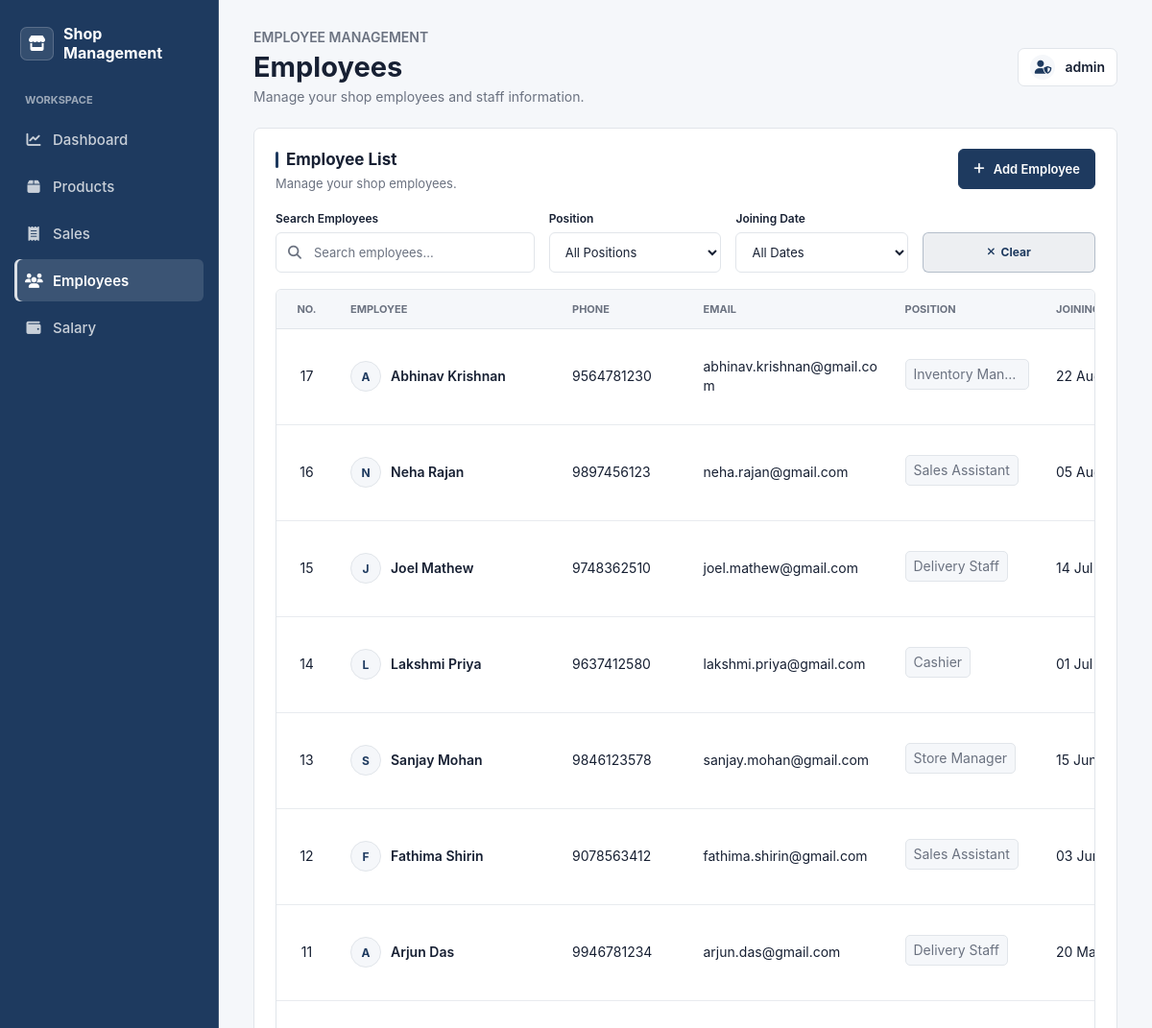
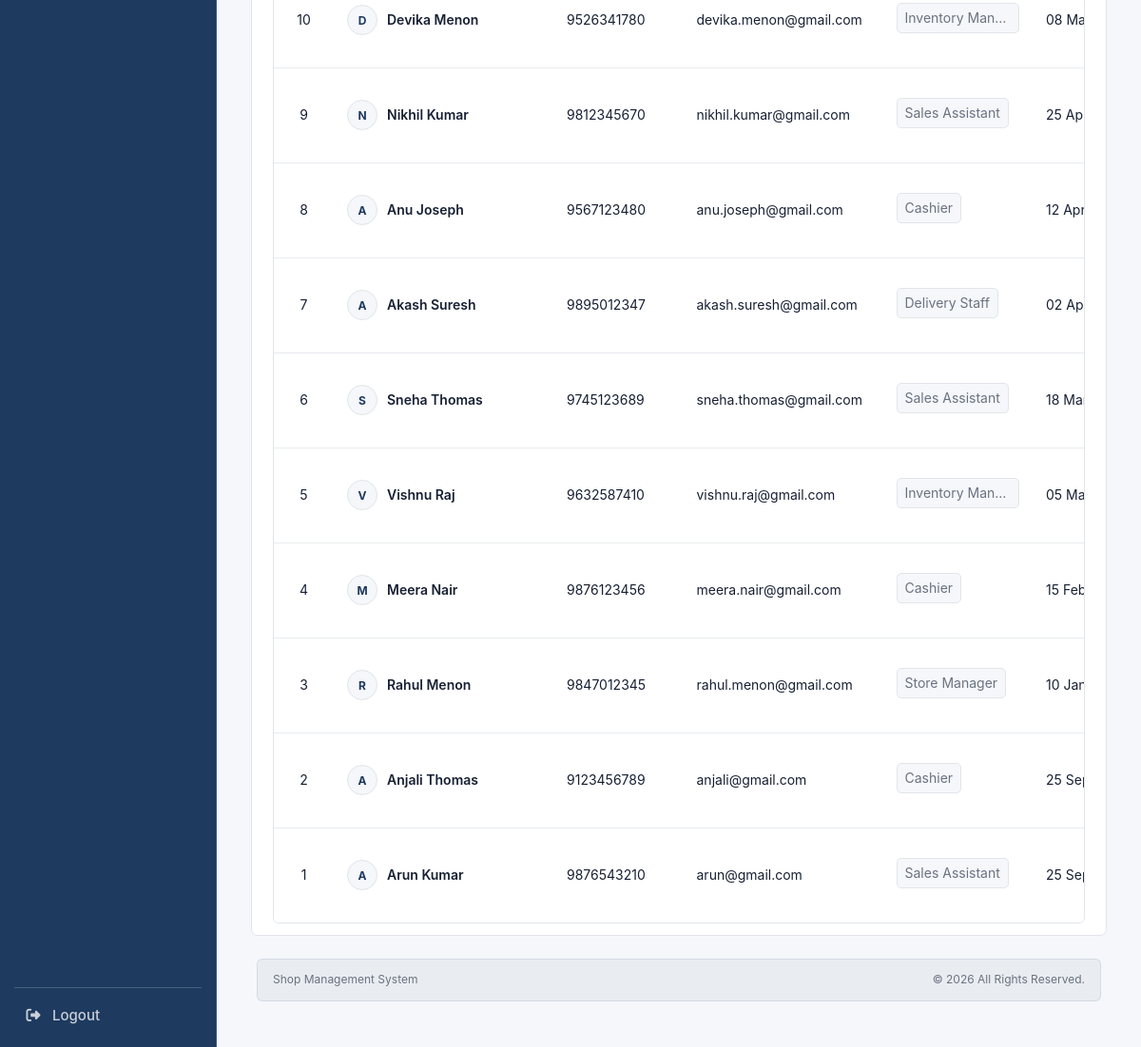
The page /employees/view.php (signed in) on the database its author committed (2 pictures, top to bottom).
### tables this page shows
CREATE TABLE `employees` (
  `id` int(11) NOT NULL,
  `name` varchar(100) NOT NULL,
  `phone` varchar(20) DEFAULT NULL,
  `email` varchar(100) DEFAULT NULL,
  `position` varchar(100) DEFAULT NULL,
  `joining_date` date DEFAULT NULL
);

### employees/view.php (the view, shortened to what this page needs)
<?php
include __DIR__ . "/../db.php";
$admin_username = htmlspecialchars($_SESSION["username"], ENT_QUOTES, "UTF-8");
$search = trim($_GET["search"] ?? "");
$position_filter = trim($_GET["position"] ?? "");
$date_filter = trim($_GET["date_filter"] ?? "");
if (
	$date_filter !== "today"
	&& $date_filter !== "this_week"
	&& $date_filter !== "this_month"
	&& $date_filter !== "this_year"
) {
	$date_filter = "";
}
$date_filter_active = $date_filter !== "" ? 1 : 0;
$date_start = date("Y-m-d");
$date_end = date("Y-m-d", strtotime("+1 day"));
$search_value = "%" . $search . "%";
$stmt = mysqli_prepare(
	$conn,
	"SELECT * FROM employees
	WHERE (name LIKE ? OR phone LIKE ? OR email LIKE ?)
		AND (? = '' OR position = ?)
		AND (? = 0 OR (joining_date >= ? AND joining_date < ?))
	ORDER BY id DESC"
);
mysqli_stmt_bind_param(
	$stmt,
	"sssssiss",
	$search_value,
	$search_value,
	$search_value,
	$position_filter,
	$position_filter,
	$date_filter_active,
	$date_start,
	$date_end
);
mysqli_stmt_execute($stmt);
$result = mysqli_stmt_get_result($stmt);
?>
<!DOCTYPE html>
<html lang="en">
<head>
	<link rel="stylesheet" href="../css/style.css">
</head>
<body class="shop-dashboard products-page employees-page">
	<div class="dashboard-shell">
		<aside class="dashboard-sidebar" aria-label="Main navigation">
			<a class="dashboard-brand" href="../dashboard.php">
				<span class="dashboard-brand-icon" aria-hidden="true"><i class="fa-solid fa-store"></i></span>
				<span>Shop Management</span>
			</a>
			<nav class="dashboard-nav" aria-label="Primary">
				<a class="dashboard-nav-link" href="../dashboard.php">
					<i class="fa-solid fa-chart-line" aria-hidden="true"></i><span>Dashboard</span>
				</a>
				<a class="dashboard-nav-link" href="../products/view.php">
					<i class="fa-solid fa-box" aria-hidden="true"></i><span>Products</span>
				</a>
				<a class="dashboard-nav-link" href="../sales/view.php">
					<i class="fa-solid fa-receipt" aria-hidden="true"></i><span>Sales</span>
				</a>
				<a class="dashboard-nav-link is-current" href="view.php" aria-current="page">
					<i class="fa-solid fa-users" aria-hidden="true"></i><span>Employees</span>
				</a>
				<a class="dashboard-nav-link" href="../salary/view.php">
					<i class="fa-solid fa-wallet" aria-hidden="true"></i><span>Salary</span>
				</a>
			</nav>
			<a class="dashboard-logout" href="../logout.php">
				<i class="fa-solid fa-right-from-bracket" aria-hidden="true"></i><span>Logout</span>
			</a>
		</aside>
		<main class="dashboard-main">
			<header class="dashboard-header employees-page-header">
				<div class="dashboard-heading">
					<p class="product-page-label">EMPLOYEE MANAGEMENT</p>
					<h1>Employees</h1>
					<p>Manage your shop employees and staff information.</p>
				</div>
				<div class="dashboard-profile" aria-label="Admin profile">
					<span class="dashboard-profile-icon" aria-hidden="true"><i class="fa-solid fa-user-shield"></i></span>
					<span><?php echo $admin_username; ?></span>
				</div>
			</header>
			<section class="dashboard-panel employee-panel" aria-labelledby="employee-list-title">
				<div class="dashboard-panel-heading employee-list-heading">
					<div>
						<h2 id="employee-list-title">Employee List</h2>
						<p>Manage your shop employees.</p>
					</div>
					<a class="products-add-button" href="add.php">
						<i class="fa-solid fa-plus" aria-hidden="true"></i><span>Add Employee</span>
					</a>
				</div>
				<form class="products-toolbar" method="get" action="view.php">
					<div class="products-field products-search-field">
						<label for="employee-search">Search Employees</label>
						<div class="products-search-control">
							<i class="fa-solid fa-magnifying-glass" aria-hidden="true"></i>
							<input
								id="employee-search"
								name="search"
								type="search"
								placeholder="Search employees..."
								value="<?php echo htmlspecialchars($search, ENT_QUOTES, "UTF-8"); ?>"
							>
						</div>
					</div>
					<div class="products-field products-category-field">
						<label for="employee-position">Position</label>
						<select id="employee-position" name="position" onchange="this.form.submit()">
							<option value="" <?php if ($position_filter === "") echo "selected"; ?>>All Positions</option>
						</select>
					</div>
					<div class="products-field products-category-field">
						<label for="employee-date-filter">Joining Date</label>
						<select id="employee-date-filter" name="date_filter" onchange="this.form.submit()">
							<option value="" <?php if ($date_filter === "") echo "selected"; ?>>All Dates</option>
						</select>
					</div>
					<div class="products-field products-category-field">
						<a class="products-clear-link" href="view.php">
							<i class="fa-solid fa-xmark" aria-hidden="true"></i><span>Clear</span>
						</a>
					</div>
				</form>
				<?php if (mysqli_num_rows($result) > 0): ?>
					<div class="employee-table-wrap">
						<table class="employee-table">
							<thead>
								<tr>
									<th scope="col">No.</th>
									<th scope="col">Employee</th>
									<th scope="col">Phone</th>
									<th scope="col">Email</th>
									<th scope="col">Position</th>
									<th scope="col">Joining Date</th>
								</tr>
							</thead>
							<tbody>
								<?php $number = mysqli_num_rows($result); ?>
								<?php while ($employee = mysqli_fetch_assoc($result)): ?>
									<?php $employee_initial = strtoupper(substr((string) $employee["name"], 0, 1)); ?>
									<tr>
										<td><?php echo $number--; ?></td>
										<td>
											<div class="employee-name-cell">
												<span class="employee-avatar" aria-hidden="true">
													<?php echo htmlspecialchars($employee_initial, ENT_QUOTES, "UTF-8"); ?>
												</span>
												<span class="employee-name">
													<?php echo htmlspecialchars((string) $employee["name"], ENT_QUOTES, "UTF-8"); ?>
												</span>
											</div>
										</td>
										<td>
											<?php echo trim((string) $employee["phone"]) !== ""
												? htmlspecialchars((string) $employee["phone"], ENT_QUOTES, "UTF-8")
												: "-"; ?>
										</td>
										<td>
											<?php echo trim((string) $employee["email"]) !== ""
												? htmlspecialchars((string) $employee["email"], ENT_QUOTES, "UTF-8")
												: "-"; ?>
										</td>
										<td>
											<span class="employee-position">
												<?php echo trim((string) $employee["position"]) !== ""
													? htmlspecialchars((string) $employee["position"], ENT_QUOTES, "UTF-8")
													: "-"; ?>
											</span>
										</td>
										<td>
											<?php echo !empty($employee["joining_date"])
												? date("d M Y", strtotime($employee["joining_date"]))
												: "-"; ?>
										</td>
									</tr>
								<?php endwhile; ?>
							</tbody>
						</table>
					</div>
				<?php endif; ?>
			</section>
			<footer class="dashboard-footer">
				<span>Shop Management System</span>
				<span>&copy; 2026 All Rights Reserved.</span>
			</footer>
		</main>
	</div>
</body>
</html>

### rows shown on the page
employees: name "A", name "Abhinav Krishnan", phone "9564781230", email "abhinav.krishnan@gmail.com", position "Inventory Man…", joining_date "22…"
employees: name "N", name "Neha Rajan", phone "9897456123", email "neha.rajan@gmail.com", position "Sales Assistant", joining_date "05…"
employees: name "J", name "Joel Mathew", phone "9748362510", email "joel.mathew@gmail.com", position "Delivery Staff", joining_date "14 Jul…"
employees: name "L", name "Lakshmi Priya", phone "9637412580", email "lakshmi.priya@gmail.com", position "Cashier", joining_date "01 Jul…"
employees: name "S", name "Sanjay Mohan", phone "9846123578", email "sanjay.mohan@gmail.com", position "Store Manager", joining_date "15 Jun…"
employees: name "F", name "Fathima Shirin", phone "9078563412", email "fathima.shirin@gmail.com", position "Sales Assistant", joining_date "03…"
employees: name "A", name "Arjun Das", phone "9946781234", email "arjun.das@gmail.com", position "Delivery Staff", joining_date "20…"
employees: name "D", name "Devika Menon", phone "9526341780", email "devika.menon@gmail.com", position "Inventory Man…", joining_date "08…"
employees: name "N", name "Nikhil Kumar", phone "9812345670", email "nikhil.kumar@gmail.com", position "Sales Assistant", joining_date "25…"
employees: name "A", name "Anu Joseph", phone "9567123480", email "anu.joseph@gmail.com", position "Cashier", joining_date "12 Apr…"
employees: name "A", name "Akash Suresh", phone "9895012347", email "akash.suresh@gmail.com", position "Delivery Staff", joining_date "02…"
employees: name "S", name "Sneha Thomas", phone "9745123689", email "sneha.thomas@gmail.com", position "Sales Assistant", joining_date "18…"
employees: name "V", name "Vishnu Raj", phone "9632587410", email "vishnu.raj@gmail.com", position "Inventory Man…", joining_date "05…"
employees: name "M", name "Meera Nair", phone "9876123456", email "meera.nair@gmail.com", position "Cashier", joining_date "15 Feb…"
employees: name "R", name "Rahul Menon", phone "9847012345", email "rahul.menon@gmail.com", position "Store Manager", joining_date "10…"
employees: name "A", name "Anjali Thomas", phone "9123456789", email "anjali@gmail.com", position "Cashier", joining_date "25…"
employees: name "A", name "Arun Kumar", phone "9876543210", email "arun@gmail.com", position "Sales Assistant", joining_date "25…"

### other values the page prints
$admin_username "admin"
